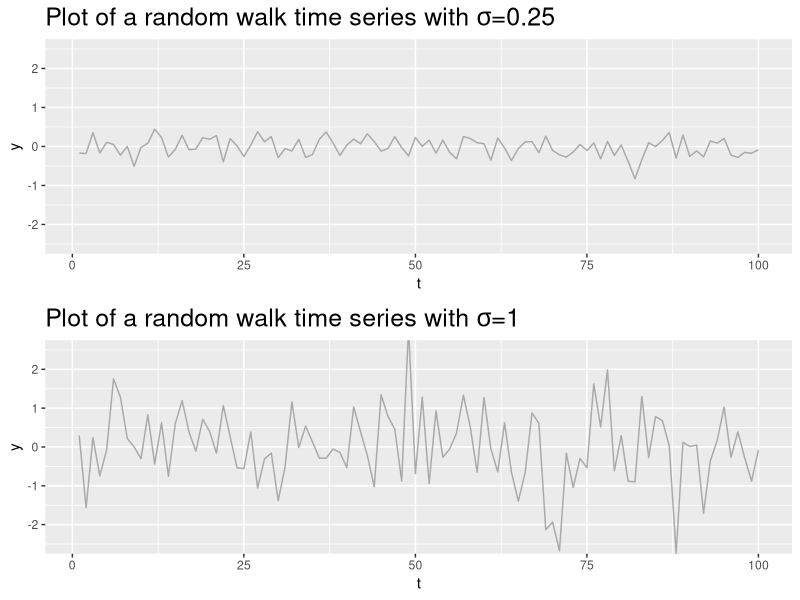
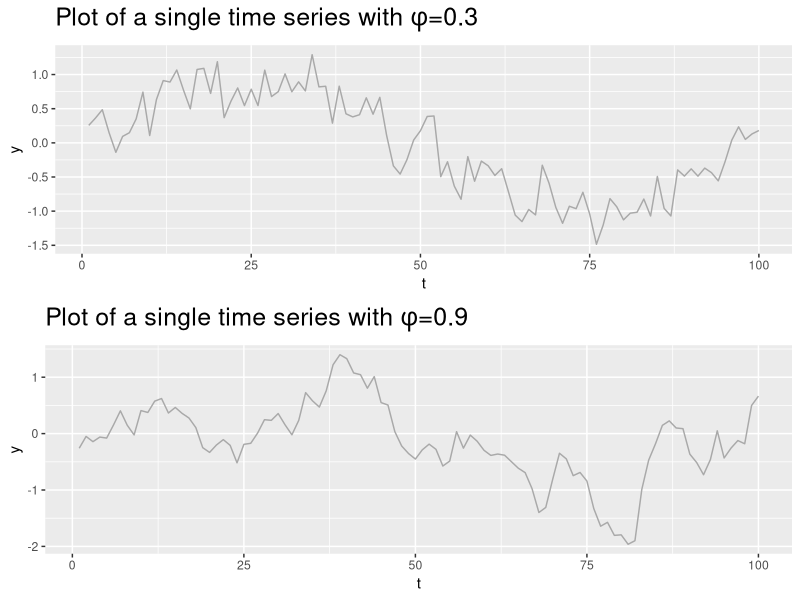
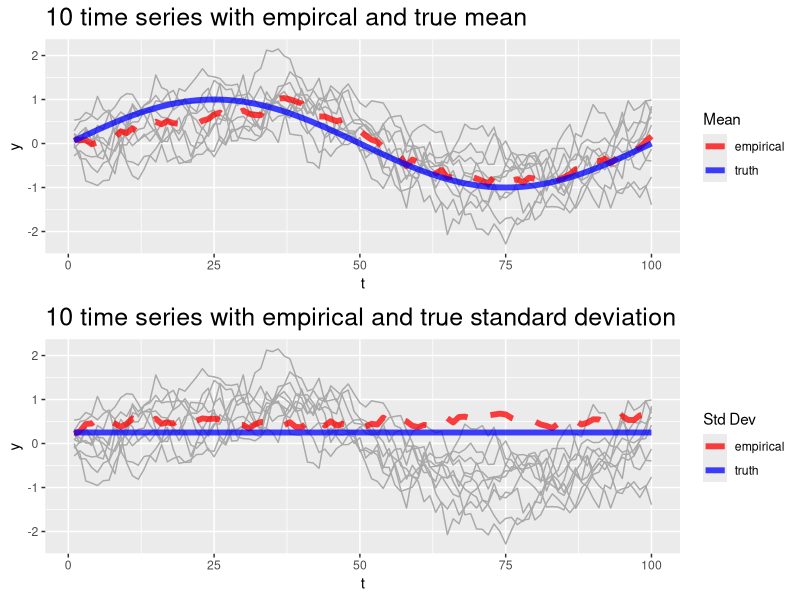
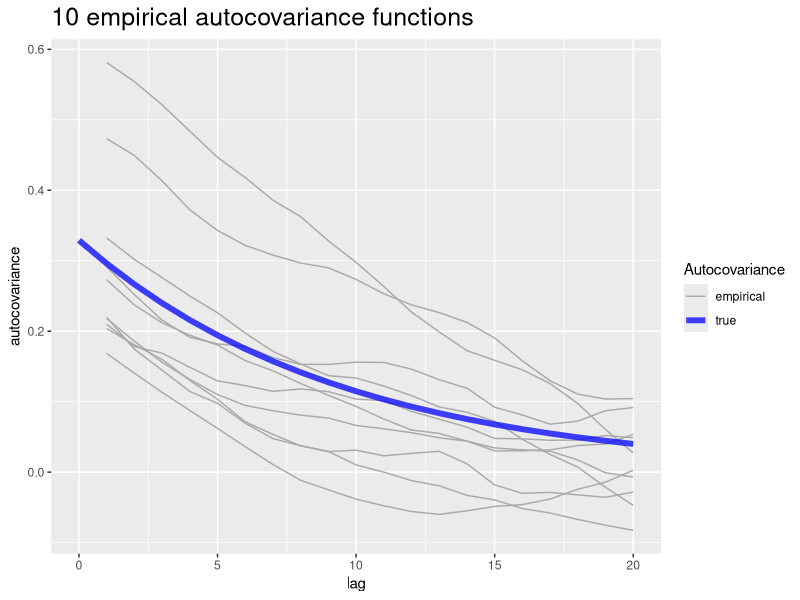
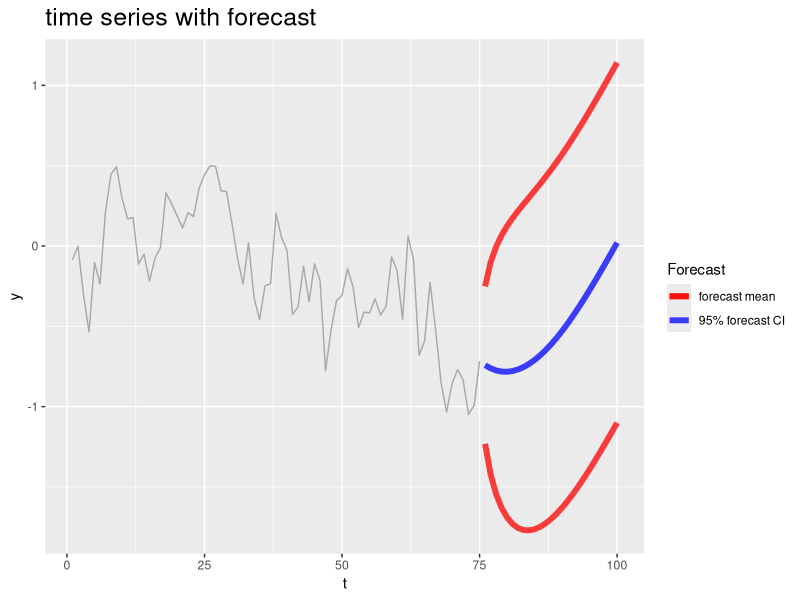
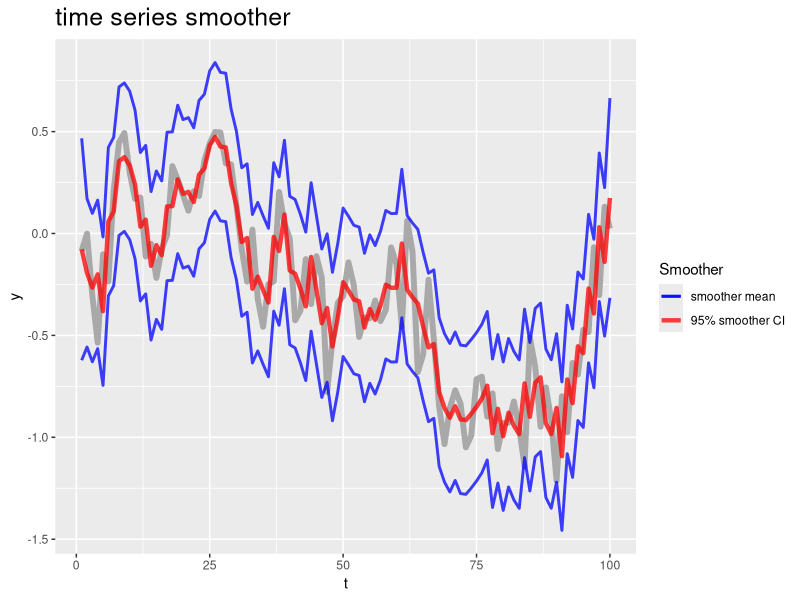
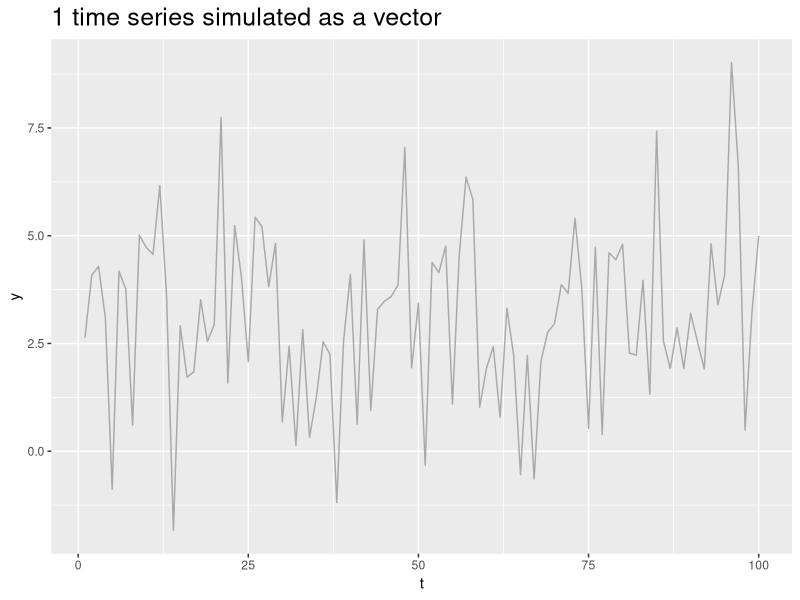
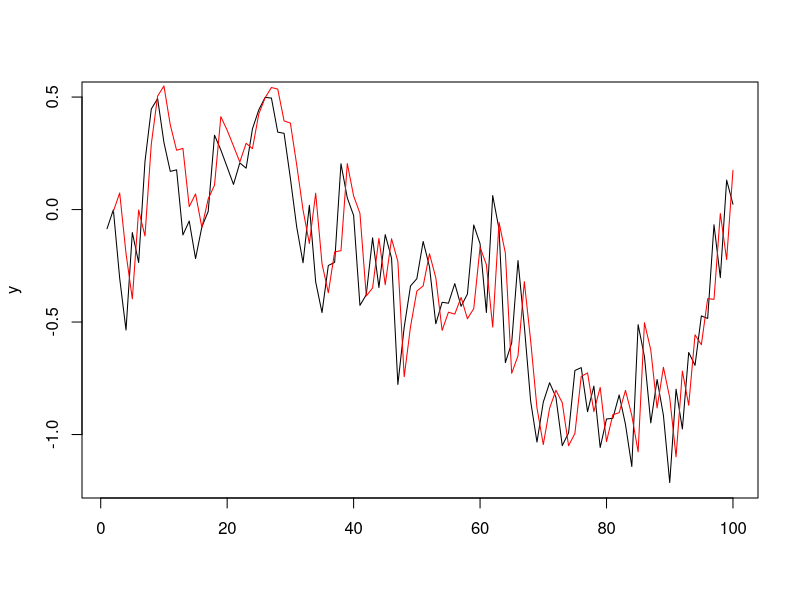

Write R code to recreate these figures, in order.
## ---- chunk 1
## Load R packages and define helper functions
library(knitr)
library(ggplot2, quietly = TRUE)
library(reshape2, quietly = TRUE)
library(grid, quietly = TRUE)
## Function to plot multiple ggplots on the same image
multiplot <- function(..., plotlist=NULL, cols) {
  require(grid)
	
	# Make a list from the ... arguments and plotlist
	plots <- c(list(...), plotlist)
	
	numPlots = length(plots)
	
	# Make the panel
	plotCols = cols                       # Number of columns of plots
	plotRows = ceiling(numPlots/plotCols) # Number of rows needed, calculated from # of cols
	
	# Set up the page
	grid.newpage()
	pushViewport(viewport(layout = grid.layout(plotRows, plotCols)))
	vplayout <- function(x, y)
		viewport(layout.pos.row = x, layout.pos.col = y)
	
	# Make each plot, in the correct location
	for (i in 1:numPlots) {
		curRow = ceiling(i/plotCols)
		curCol = (i-1) %% plotCols + 1
		print(plots[[i]], vp = vplayout(curRow, curCol ))
	}	
}

##
## function to simulate time series
##

simTimeSeries <- function(t, N, mu, s, phi){
  if(N == 1){
    y <- rep(0, t)                                      ## initialize container
    y[1] <- mu[1] + rnorm(1, 0, s)                      ## initailize time series at time 1
    for(i in 2:t){
      epsilon <- rnorm(1, 0, s)                         ## independent random error
      y[i] <- mu[i] + phi * (y[i-1] - mu[i-1]) + epsilon            ## autoregressive model
    }
  } else {
    y <- matrix(0, t, N)                                ## initialize container
    y[1, ] <- mu[1] + rnorm(N, 0, s)                    ## initailize time series at time 1
    for(i in 2:t){
      epsilon <- rnorm(N, 0, s)                         ## independent random error
      y[i, ] <- mu[i] + phi * (y[i-1, ] - mu[i-1]) + epsilon        ## autoregressive model
    }
  }
  return(y)
}

## ---- chunk 2
N <- 1                              ## pick the number of time series
t <- 100                            ## pick a time series length
mu <- rep(0, t)                     ## pick a mean structure
s_low <- 0.25                       ## pick standard deviation
s_high <- 1                         ## pick standard deviation

y_s_low <- simTimeSeries(t, N, mu, s_low, phi=0)
y_s_high <- simTimeSeries(t, N, mu, s_high, phi=0)
plot_s_low <- ggplot(data=data.frame(y=y_s_low, t=1:t), aes(y=y, x=t)) + 
  geom_line(alpha=1, colour="darkgrey") + coord_cartesian(ylim=c(-2.5, 2.5)) +
  ggtitle(substitute(paste("Plot of a random walk time series with ", 
                           sigma, "=", sd), list(sd=s_low))) + 
  theme(plot.title = element_text(size=18)) 
plot_s_high <- ggplot(data=data.frame(y=y_s_high, t=1:t), aes(y=y, x=t)) + 
  geom_line(alpha=1, colour="darkgrey") + coord_cartesian(ylim=c(-2.5, 2.5)) +
  ggtitle(substitute(paste("Plot of a random walk time series with ", 
                           sigma, "=", sd), list(sd=s_high))) +  
  theme(plot.title = element_text(size=18)) 
multiplot(plot_s_low, plot_s_high, cols=1)

## ---- chunk 3
N <- 1                              ## pick the number of time series
t <- 100                            ## pick a time series length
mu <- sin(2 * pi * (1:t)/t)         ## pick a mean structure
# mu <- rep(0, t)                     ## pick a mean structure
# mu <- rep(6, t)                     ## pick a mean structure
s <- 0.25                           ## pick standard deviation
phi_low <- 0.30                     ## pick autocorrelation parameter
phi_high <- 0.90                    ## pick autocorrelation parameter

y_phi_low <- simTimeSeries(t, N, mu, s, phi=phi_low)
y_phi_high <- simTimeSeries(t, N, mu, s, phi=phi_high)
plot_phi_low <- ggplot(data=data.frame(y=y_phi_low, t=1:t), aes(y=y, x=t)) + 
  geom_line(alpha=1, colour="darkgrey") + 
  ggtitle(substitute(paste("Plot of a single time series with ", phi, "=", p), list(p=phi_low))) + 
  theme(plot.title = element_text(size=18))
plot_phi_high <- ggplot(data=data.frame(y=y_phi_high, t=1:t), aes(y=y, x=t)) + 
  geom_line(alpha=1, colour="darkgrey") + 
  ggtitle(substitute(paste("Plot of a single time series with ", phi, "=", p), list(p=phi_high))) +  
  theme(plot.title = element_text(size=18))
multiplot(plot_phi_low, plot_phi_high, cols=1)
## ---- chunk 4
N <- 10                               ## replicates N
phi <- 0.9                            ## autocorrelation parameter
y <- simTimeSeries(t, N, mu, s, phi)  ## simulate time series

mean_y <- apply(y, 1, mean)           ##  calculate the empirical mean
var_y <-apply(y, 1, var)              ##  calculate the empirical variance
sd_y <- sqrt(N-1) / sqrt(N) * apply(y, 1, sd)               ##  calculate the empirical standard deviation

time_data <- data.frame(y=y, t=1:t)
melt_time <- melt(time_data, id="t")                        
summary_data <- data.frame(mean_y=mean_y, var_y=var_y, sd_y=sd_y, 
#                            mu=mu-phi^(0:(t-1))*mu[1], s=s, t=1:t)
mu=mu, s=s, t=1:t)


## plot time series with mean and variance
plot_mean <- ggplot(data = melt_time, aes(y=value, x=t, group=variable)) + 
  geom_line(alpha=1, colour="darkgrey") + 
  geom_line(data=summary_data, aes(y=mean_y, x=t, colour="empirical", 
                                   group=NA), alpha=0.75, lty=2, lwd=2) + 
  geom_line(data=summary_data, aes(y=mu, x=t, colour="truth", group = NA),
            alpha=0.75, lty=1, lwd=2) + 
  scale_colour_manual("Mean", labels=c("empirical", "truth"), 
                      values=c("empirical"="red","truth"="blue")) + 
  scale_y_continuous("y") + scale_x_continuous("t") +
  ggtitle(paste(min(N, 10), 
                "time series with empircal and true mean")) +
  theme(plot.title = element_text(size=18))
 
plot_sd <- ggplot(data = melt_time, aes(y=value, x=t, group=variable)) + 
  geom_line(alpha=1, colour="darkgrey") + 
  geom_line(data=summary_data, aes(y=sd_y, x=t, colour="empirical", group=NA), 
            alpha=0.75, lty=2, lwd=2) + 
  geom_line(data=summary_data, aes(y=s, x=t, colour="truth", group=NA), 
            alpha=0.75, lty=1, lwd=2) + 
  scale_colour_manual("Std Dev", labels=c("empirical", "truth"), 
                      values=c("empirical"="red","truth"="blue")) + 
  scale_y_continuous("y") + scale_x_continuous("t") + 
  ggtitle(paste(min(N, 10), 
                "time series with empirical and true standard deviation")) + 
  theme(plot.title = element_text(size=18))

## Plot using multiplot
multiplot(plot_mean, plot_sd, cols=1)
## ---- chunk 5
covariances <- matrix(0, min(t, 20), N)
for(i in 1:N){
    for(k in 1:min(t, 20)-1){
      covariances[k+1, i] <- cov(y[1:(t-k), i] - mu[1:(t-k)], y[1:(t-k) + k, i] - mu[1:(t-k) + k])
  }
}

cov_data <- data.frame(y=covariances, t=1:20)
melt_cov <- melt(cov_data, id="t")
ggplot(data = melt_cov, aes(y=value, x=t)) + 
  geom_line(data=melt_cov, aes(y=value, x=t, group=variable, 
                               colour="empirical"), alpha=1) + 
  geom_line(data=data.frame(y=s^2/(1-phi^2) * phi^(0:min(t,20)),
                            x=0:min(t, 20)), aes(y=y, x=x, colour="truth"), 
            alpha=0.75, lwd=2) + 
  scale_colour_manual("Autocovariance", labels=c("empirical", "true"), 
                      values=c("empirical"="darkgrey","truth"="blue")) + 
  scale_y_continuous("autocovariance") + scale_x_continuous("lag") + 
  ggtitle(paste(min(N, 10), 
                "empirical autocovariance functions")) + 
  theme(plot.title = element_text(size=18))
## ---- chunk 6
set.seed(11)
N <- 1                                ## replicates N
phi <- 0.9                            ## autocorrelation parameter
mu <- sin(2 * pi * (1:t)/t)         ## pick a mean structure
# mu <- rep(0, t)                       ## pick a mean structure
# mu <- rep(6, t)                       ## pick a mean structure
s <- 0.25                             ## pick standard deviation
y <- simTimeSeries(t, N, mu, s, phi)  ## simulate time series

tau <- 75
y[(tau+1):t] <- NA
forecast_data <- data.frame(y=y, t=1:t)
melt_forecast <- melt(forecast_data, id="t") 
forecast_mean <- rep(NA, t-tau)
forecast_sd <- rep(NA, t-tau)
for(i in (tau+1):t){
  lag <- i-tau
  forecast_mean[lag] <- mu[i] + phi^(lag) *
                          (y[tau] - mu[tau])
  forecast_sd[lag] <- sqrt(sum(phi^(2 * (1:lag - 1)) * s^2))
}
forecast_data <- data.frame(mean=forecast_mean, sd=forecast_sd, 
                            lower_CI=forecast_mean - 1.96 * forecast_sd,
                            upper_CI=forecast_mean + 1.96 * forecast_sd,
                            t=(tau+1):t)
ggplot(data = melt_forecast, aes(y=value, x=t)) + 
  geom_line(alpha=1, colour="darkgrey") + 
  geom_line(data=forecast_data, aes(y=mean, x=t, colour="forecast mean"), 
            alpha=0.75, lwd=2) + 
  geom_line(data=forecast_data, aes(y=lower_CI, x=t,
                                    colour="95% forecast CI"), alpha=0.75, 
            lty=1, lwd=2) + 
  geom_line(data=forecast_data, aes(y=upper_CI, x=t, 
                                    colour="95% forecast CI"), alpha=0.75, 
            lty=1, lwd=2) + 
  scale_colour_manual("Forecast", labels=c("forecast mean", "95% forecast CI"),
                      values=c("forecast mean"="blue", 
                               "95% forecast CI"="red")) + 
  scale_y_continuous("y") + scale_x_continuous("t") +
  ggtitle("time series with forecast") +
  theme(plot.title = element_text(size=18))
## ---- chunk 7
set.seed(11)
N <- 1                                ## replicates N
phi <- 0.9                            ## autocorrelation parameter
mu <- sin(2 * pi * (1:t)/t)           ## pick a mean structure
# mu <- rep(0, t)                       ## pick a mean structure
# mu <- rep(6, t)                       ## pick a mean structure
s <- 0.25                             ## pick standard deviation
y <- simTimeSeries(t, N, mu, s, phi)  ## simulate time series

smoother_mean <- rep(NA, t)
smoother_sd <- rep(NA, t)
for(i in 1:t){
  if (i==1) {
    smoother_mean[i] <- (phi * (y[i+1] - mu[i+1] + phi * mu[i])) / (phi^2)
    smoother_sd[i] <- sqrt(s^2/phi^2)
  } else if (i == t) {
    smoother_mean[i] <- (mu[i] + phi * (y[i-1] - mu[i-1]))
    smoother_sd[i] <- sqrt(s^2)
  } else {
    smoother_mean[i] <- (mu[i] + phi * (y[i-1] - mu[i-1]) + phi * 
                           (y[i+1] - mu[i+1] + phi * mu[i])) / (1 + phi^2)
    smoother_sd[i] <- sqrt(s^2/(1 + phi^2))
  }
}

smoother_data <- data.frame(mean=smoother_mean, sd=smoother_sd, t=1:t,
                            lower_CI=smoother_mean - 1.96 * smoother_sd, 
                            upper_CI=smoother_mean + 1.96 * smoother_sd)
melt_smoother <- melt(data.frame(y=y, t=1:t), id="t") 
ggplot(data = melt_smoother, aes(y=value, x=t)) + 
  geom_line(alpha=1, colour="darkgrey", lwd=2) + 
  geom_line(data=smoother_data, aes(y=mean, x=t, colour="smoother mean"), 
            alpha=0.75, lwd=1.5) + 
  geom_line(data=smoother_data, aes(y=lower_CI, x=t,
                                    colour="95% smoother CI"), alpha=0.75, 
            lty=1, lwd=1) + 
  geom_line(data=smoother_data, aes(y=upper_CI, x=t, 
                                    colour="95% smoother CI"), alpha=0.75, 
            lty=1, lwd=1) + 
  scale_colour_manual("Smoother",
                      labels=c("smoother mean", "95% smoother CI"), 
                      values=c("smoother mean"="red", 
                               "95% smoother CI"="blue")) + 
  scale_y_continuous("y") + scale_x_continuous("t") +
  ggtitle("time series smoother") +
  theme(plot.title = element_text(size=18))
## ---- chunk 8
R <- toeplitz(phi^(0:(t-1)))
Sigma <- s^2 / (1 - phi^2) * R
library(mvtnorm)
X <- cbind(rep(1, t), rnorm(t))            ## construct a simple linear
                                           ## regression model with an 
                                           ## intercept and one covariate

beta <- c(3, 2)                            ## choose beta_0=3, beta_1=2
y_vec <- t(rmvnorm(N, X %*% beta, Sigma))

vec_data <- data.frame(y=y_vec, t=1:t)
melt_vec <- melt(vec_data, id="t")                        

ggplot(data = melt_vec, aes(y=value, x=t)) + 
  geom_line(alpha=1, colour="darkgrey") + 
  scale_y_continuous("y") + scale_x_continuous("t") + 
  ggtitle(paste(min(N, 10), 
                "time series simulated as a vector")) + 
  theme(plot.title = element_text(size=18))
## ---- chunk 9
Z <- toeplitz(c(phi^(1:t)))[1:(t-1), ]      ## construct the (t-1) by t basis
                                            ## matrix for one step ahead
                                            ## forecasting

y_hat_one_step_ahead <- mu[2:t] + Z %*% solve(R) %*% (y - mu)
matplot(y, type = 'l')
lines(2:t, y_hat_one_step_ahead, col = "red")
# sd_y_hat_one_step_ahead <-
#   
#   diag(Z %*% solve(R) %*% (y - mu) %*% t(solve(R) %*% (y - mu)) %*% t(Z))
#     
#   diag(Z %*% solve(R) %*% (s^2 * R) %*% t(solve(R)) %*% t(Z))
# 
# sqrt(s^2 / (1-phi^2))
## ---- chunk 10
N <- 10                                    ## construct 10 time series
R <- toeplitz(phi^(0:(t-1)))
Sigma <- s^2 * R
X <- cbind(rep(1, t), 1:t)                 ## construct a simple linear
                                           ## regression model in time with an 
					   					   					   			 ## intercept and one covariate

beta <- c(3, 2 / t)                        ## choose beta_0=3, beta_1=2 units
                                           ## increase during time series

y_vec <- t(rmvnorm(N, X %*% beta, Sigma))  ## N by t matrix, rows are        
                                           ## independent time series simulated
					   					   					         ## from vectorized model

Z_chol <- t(chol(R))                       ## construct lower diagonal
					   					   					         ## basis matrix

alpha <- matrix(rnorm(N * t, 0, s), t, N)  ## simulate alpha ~ normal(0, s^2)
y_chol <- matrix(rep(X %*% beta, N), t, N) + Z_chol %*% alpha
					   					   					   			 ## N by t matrix, rows
                                           ## are independent time series 
					   					   					         ## simulated from basis model

Z_svd <- svd(R)$u %*% diag(sqrt(svd(R)$d))
                                           ## construct svd basis matrix

alpha <- matrix(rnorm(N * t, 0, s), t, N)  ## simulate alpha ~ normal(0, s^2)
y_svd <- matrix(rep(X %*% beta, N), t, N) + Z_svd %*% alpha
					   					   					   			 ## N by t matrix, rows
                                           ## are independent time series 
					   					   					         ## simulated from basis model   

y_reduced_dimension <- matrix(rep(X %*% beta, N), t, N) + Z_svd[, 1:40] %*% alpha[1:40, ]
					   					   					   			 ## N by t matrix, rows
                                           ## are independent time series 
					   					   					         ## simulated from reduced dimension
					   					   					         ## basis model   

basis_data <- data.frame(y_vec=y_vec, y_chol=y_chol, y_svd=y_svd,
                         y_reduced=y_reduced_dimension, t=1:t) 

melt_basis <- melt(basis_data, id="t") 
## assign variable name of y_vec and y_cho
melt_basis$variable2 <- as.factor(rep(1:4, each = N*t))
# melt_basis$variable <- factor(rep(rep(1:N, each=t), 4))
levels(melt_basis$variable2) = c("Second Order", "Cholesky Basis", "SVD Basis", "Reduced Dimension Basis")

ggplot(data = melt_basis, aes(y=value, x=t, group=variable)) + 
  geom_line(alpha=1, colour="darkgrey") + 
  scale_y_continuous("y") + scale_x_continuous("t") + 
  ggtitle(paste(min(N, 10), 
                "time series simulated as second order or first order basis expansion")) + 
  theme(plot.title = element_text(size=14)) +
  facet_grid(~variable2)

# layout(matrix(1:4, 4, 1))
# matplot(y_vec, type='l')
# matplot(y_chol, type='l')
# matplot(y_svd, type='l')
# matplot(y_reduced_dimension, type='l')
# 
layout(matrix(1:3, 3, 1))
matplot(Z_chol, type='l', main="Cholesky basis functions")
matplot(Z_svd, type='l', main="svd basis functions")
matplot(Z_svd[, 1:20], type='l', main="reduced dimension basis functions")

basis_df <- data.frame(Z_chol=Z_chol, Z_svd=Z_svd, Z_reduced=Z_svd[, 1:20], t=1:t)
melt_basis_df <- melt(basis_df, "t")
melt_basis_df$variable2 <- as.factor(c(rep(1, t*t), rep(2, t*t), rep(3, 20*t)))
levels(melt_basis_df$variable2) = c("Cholesky Basis", "SVD Basis", "Reduced Dimension Basis")
ggplot(data = melt_basis_df, aes(y=value, x=t, group=variable)) + 
  geom_line(alpha=1, colour="darkgrey") + 
  scale_y_continuous("y") + scale_x_continuous("t") + 
  ggtitle(paste(min(N, 10), 
                "Plot of bases used for AR(1) model")) + 
  theme(plot.title = element_text(size=14)) +
  facet_grid(variable2~.)
